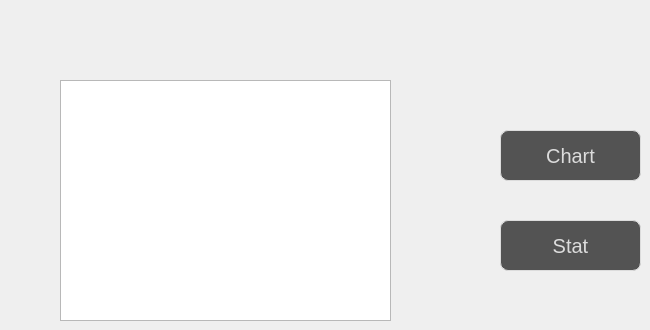
     <widget class="QWidget" name="tab_22">
      <attribute name="title">
       <string>Statistique</string>
      </attribute>
      <widget class="QTableView" name="tableViewstat">
       <property name="geometry">
        <rect>
         <x>60</x>
         <y>80</y>
         <width>331</width>
         <height>241</height>
        </rect>
       </property>
      </widget>
      <widget class="QPushButton" name="stat_abonnee">
       <property name="geometry">
        <rect>
         <x>500</x>
         <y>220</y>
         <width>141</width>
         <height>51</height>
        </rect>
       </property>
       <property name="styleSheet">
        <string notr="true">QPushButton {
color: #dcdcdc;
background:#535353;
border: none;
font-size:20px;
font-family:Arial, Helvetica, sans-serif;
border: 1px solid #DCDCDC;
border-radius: 8px;
}
QPushButton:hover {
color:#fff;
background:#FFD700;
border: none;
}
</string>
       </property>
       <property name="text">
        <string>Stat</string>
       </property>
      </widget>
      <widget class="QPushButton" name="statistique">
       <property name="geometry">
        <rect>
         <x>500</x>
         <y>130</y>
         <width>141</width>
         <height>51</height>
        </rect>
       </property>
       <property name="styleSheet">
        <string notr="true">QPushButton {
color: #dcdcdc;
background:#535353;
border: none;
font-size:20px;
font-family:Arial, Helvetica, sans-serif;
border: 1px solid #DCDCDC;
border-radius: 8px;
}
QPushButton:hover {
color:#fff;
background:#FFD700;
border: none;
}
</string>
       </property>
       <property name="text">
        <string>Chart</string>
       </property>
      </widget>
     </widget>
